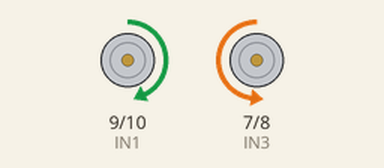
This sketch was run on a simulated Arduino Uno, built with avr-gcc and run on an emulated ATmega328P. Shown: motor-driver pin pairs drawn as motors (green arrow = first pin HIGH = forward, orange = second pin HIGH = backward, longer = more drive, scaled by the enable pin).

Above: at 0.1 s.
At 2.6 s:
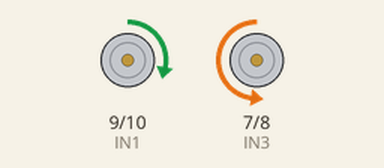
At 5.1 s:
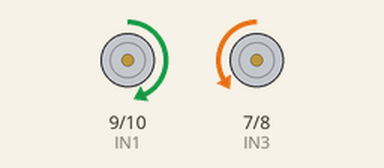
At 7.1 s:
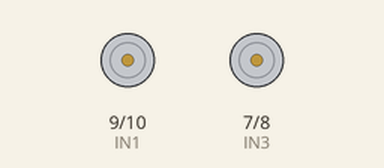
Timing chart, 0 to 8.6 s (numbered marks = the images above):
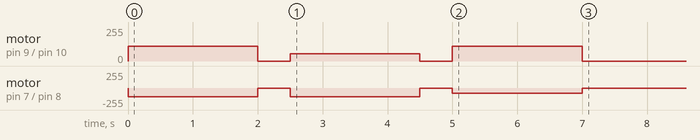

The sketch:

Line_following_car.ino
```cpp
#include <SPI.h>
#include <Wire.h>
#include <HMC5883L.h>
//#include <MFRC522.h>

#define LINESENSOR1 A2
#define LINESENSOR2 A1
#define LINESENSOR3 A3

#define ENA 3
#define ENB 5
#define IN1 9
#define IN2 10
#define IN3 7
#define IN4 8


#define motorSpeed 110

#define COMMANDS_LENGTH 4

// Function to move forward
void moveForward() {
    analogWrite(ENA, motorSpeed);
    analogWrite(ENB, motorSpeed + 20);

    digitalWrite(IN1, HIGH);  // Now controls Right Motor
    digitalWrite(IN2, LOW);
    digitalWrite(IN3, LOW);  // Now controls Left Motor
    digitalWrite(IN4, HIGH);
}
// Function to turn left
void turnLeft() {
    analogWrite(ENA, motorSpeed / 2); // Reduce speed for smooth turning
    analogWrite(ENB, motorSpeed + 20);

    digitalWrite(IN1, HIGH);  // Right Motor Forward
    digitalWrite(IN2, LOW);
    digitalWrite(IN3, LOW);   // Left Motor Reverse
    digitalWrite(IN4, HIGH);
}
// Function to turn right
void turnRight() {
    analogWrite(ENA, motorSpeed);
    analogWrite(ENB, (motorSpeed / 2) + 20); // Reduce speed for smooth turning

    digitalWrite(IN1, HIGH);
    digitalWrite(IN2, LOW);
    digitalWrite(IN3, LOW);
    digitalWrite(IN4, HIGH);
}
// Function to stop motors
void stopMotors() {
    analogWrite(ENA, motorSpeed);
    analogWrite(ENB, motorSpeed);

    digitalWrite(IN1, LOW);
    digitalWrite(IN2, LOW);
    digitalWrite(IN3, LOW);
    digitalWrite(IN4, LOW);
}


void setup() {

  SPI.begin();
  pinMode(LINESENSOR1, INPUT);
  pinMode(LINESENSOR2, INPUT);
  pinMode(LINESENSOR3, INPUT);
  pinMode(ENA, OUTPUT);
  pinMode(ENB, OUTPUT);
  pinMode(IN1, OUTPUT);
  pinMode(IN2, OUTPUT);
  pinMode(IN3, OUTPUT);
  pinMode(IN4, OUTPUT);

  moveForward();
  delay(2000);
  stopMotors();
  delay(500);
  turnLeft();
  delay(2000);
  stopMotors();
  delay(500);
  turnRight();
  delay(2000);
  stopMotors();
}

void loop() {

  // if (digitalRead(LINESENSOR1) == LOW && digitalRead(LINESENSOR2) == HIGH && digitalRead(LINESENSOR3) == LOW) {
  //   turnLeft();
  // } else if (digitalRead(LINESENSOR1) == LOW && digitalRead(LINESENSOR2) == HIGH && digitalRead(LINESENSOR3) == HIGH) {
  //   moveForward();

  // } else if (digitalRead(LINESENSOR1) == LOW && digitalRead(LINESENSOR2) == LOW && digitalRead(LINESENSOR3) == HIGH) {
  //   turnRight();
  // }

}
```
